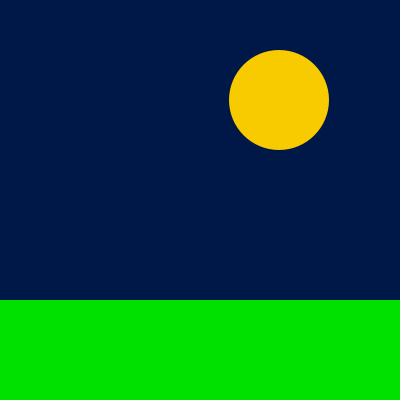
Frame 1 (no input)
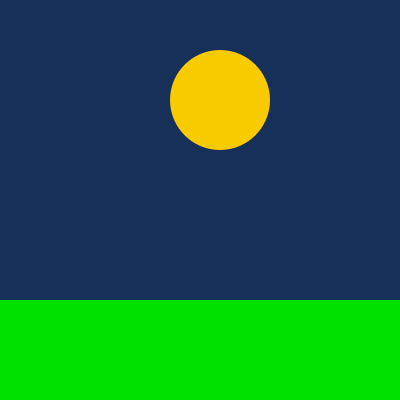
Frame 60 (the mouse pressed at the canvas centre just before this capture)
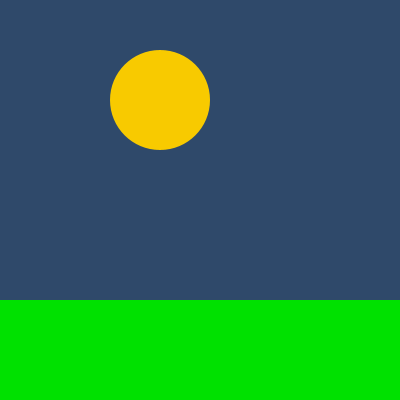
Frame 120 (the mouse held since frame 60 and released just before this capture)

The Processing sketch that drew these frames (run headless with seeded random() and noise(); from frame 60 on, the mouse is pressed at the canvas centre):

// Processing sketch: day_night_cycle_lab3
// ── day_night_cycle_lab3.pde
void setup(){
  size(400,400);
  smooth();
  
  
}

int sunX = 280;
int sunY = 100;
int moonX = 280;
int moonY = 100;
int state = 0;
int speed = 1;
float SSColorR = 0;
float SSColorG = 24;
float SSColorB = 72;


//Colour change/inspiration reference from Elizabeth Rath//

void draw(){
  
 
 if(state == 0){
    sunX = sunX - speed;
    SSColorR = SSColorR + ((198.0-0.0)/(450.0+52.0));
    SSColorG = SSColorG + ((229.0-24.0) /(450.0+52.0)); 
    SSColorB = SSColorB + ((217.0-72.0) /(450.0+52.0));
    background(int(SSColorR),int(SSColorG),int(SSColorB));
    fill(248,202,0);
    noStroke();
    ellipse(sunX,sunY, 100,100);
       if (sunX < -52) {
       sunX = 280;
       state = 1;
        } 
 } 
 
 else if (state == 1){
    moonX = moonX - speed;
    SSColorR = SSColorR - ((198.0-0.0)/(450.0-150.0)); 
    SSColorG = SSColorG - ((229.0-24.0) /(450.0-150.0)); 
    SSColorB = SSColorB - ((217.0-72.0) /(450.0-150.0)); 
    background(int(SSColorR),int(SSColorG),int(SSColorB)); 
    fill(255);
    noStroke();
    ellipse(moonX,moonY, 100,100);
    if (moonX < 100) {
      state=0;
      moonX = 280;
         } 
    } 

  fill(0,225,0);
 rect(0,300,400,400);
  
 


  
     }
     
